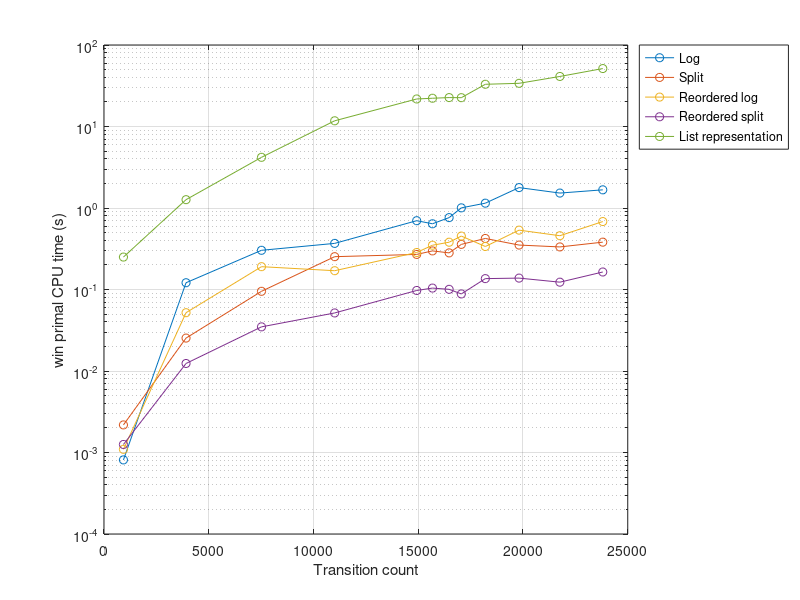

MATLAB code for this plot:
matlab_data = load('matlab_complexity_data.txt');
% matlab_data(1, :) number of transitions in each tests
% matlab_data(2, :) runtimes of matlab implem.

bdd_data = load('complexity_data.txt');
% bdd_data(1, :) log encoding run times
% bdd_data(2, :) split encoding run times
% bdd_data(3, :) log encoding run times with reordering
% bdd_data(4, :) split encoding run times with reordering

[trans, I] = sort(matlab_data(1,:));
semilogy(trans, bdd_data(1, I), '-o');
hold on
semilogy(trans, bdd_data(2, I), '-o');
semilogy(trans, bdd_data(3, I), '-o');
semilogy(trans, bdd_data(4, I), '-o');
semilogy(trans, matlab_data(2, I), '-o');
hold off
xlabel('Transition count');
ylabel('win primal CPU time (s)');
legend('Log', 'Split', 'Reordered log', 'Reordered split', ...
    'List representation', 'Location', 'NorthEastOutside');
grid on;